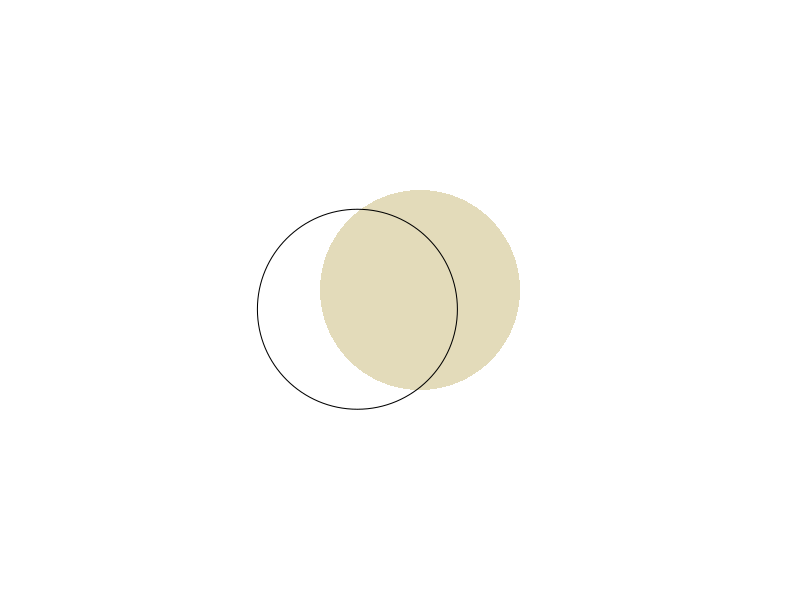

The R source for this figure:
rm(list = ls())

# just for convenience, adds 'add = TRUE' to the symbols call
sym <- function(...) {
  args <- list(...)
  args$add <- TRUE
  
  do.call('symbols', args)
}

# rgb with values from 0 to 255
rgb2 <- function(r, g, b, alpha) {
  rgb(r/255, g/255, b/255, alpha)
}

plot(NA, xlim = c(-500, 500), ylim = c(-500, 500), axes = FALSE, xlab = "", ylab = "")
# plot(1, 1)

# background
# sym(0, 0, rectangles = matrix(c(1000, 1000), ncol = 2), bg = 'black')

# circles
sym(0, 0, circles = 1, bg = rgb2(227, 219, 186), fg = NULL)
sym(-100, -50, circles = 50)
